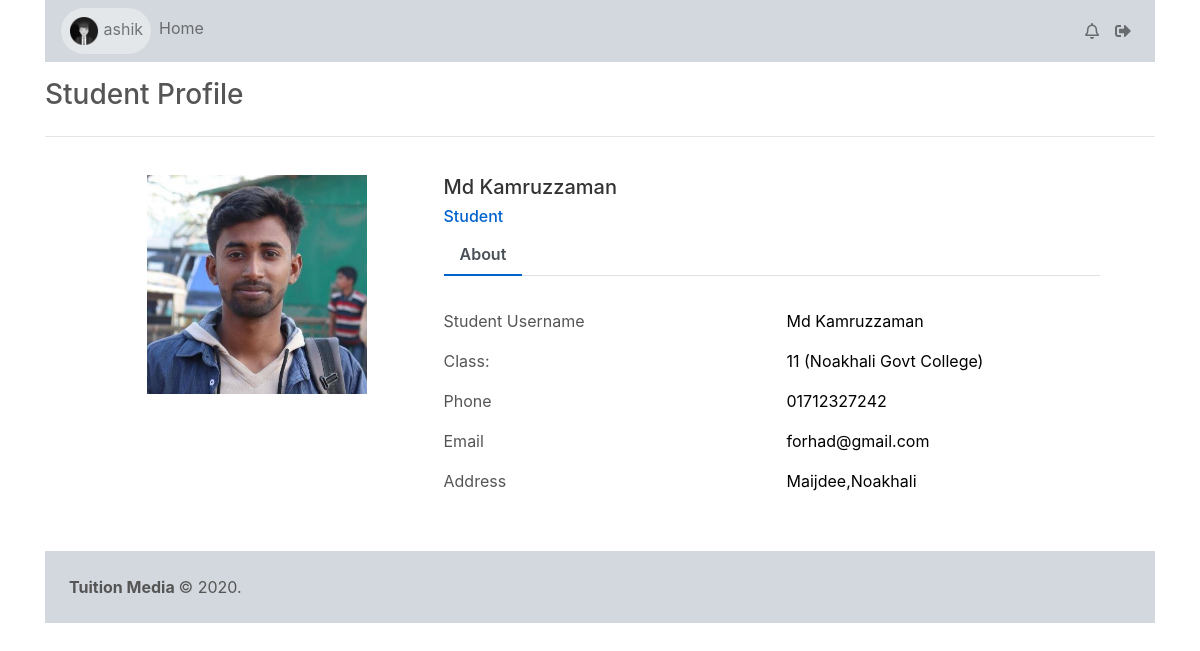
/teacher/view_profile.php?username=forhad (signed in), run on the app's committed database.
### tables this page shows
CREATE TABLE `student` (
  `id` int(11) NOT NULL,
  `username` varchar(25) NOT NULL,
  `name` varchar(255) DEFAULT NULL,
  `phone` varchar(15) NOT NULL,
  `email` varchar(50) DEFAULT NULL,
  `education` varchar(255) DEFAULT NULL,
  `address` varchar(255) DEFAULT NULL,
  `image` varchar(255) DEFAULT NULL,
  `status` varchar(10) NOT NULL
);

### teacher/view_profile.php (the view, shortened to what this page needs)
<?php include "include/header.php" ?>
<?php include "include/navbar.php" ?>
<?php
	if(isset($_GET['username'])){
	$username = $_GET['username'];
		$query1 = "SELECT role FROM users WHERE username = '{$username}'";
		$fetch_data1 = mysqli_query($connection, $query1);
		while($row = mysqli_fetch_assoc($fetch_data1)){
			$role = $row['role'];
		}
		$query = "SELECT * FROM {$role} WHERE username = '{$username}'";
		$fetch_data = mysqli_query($connection, $query);
		while($row = mysqli_fetch_assoc($fetch_data)){
			$name = $row['name'];
			$email = $row['email'];
			$phone = $row['phone'];
			$image = $row['image'];
			if($role == 'student'){
				$profession = $row['education'];
			}
			else{
				$profession = $row['profession'];
			}
			$address = $row['address'];
?>
<div class="row">
	<div class="col-sm-6"><h3><?php
									if($role == 'student'){
										echo "Student";
									}
									else{
										echo "Parents";
									}
								?> Profile</h3></div>
</div>
<hr>
<div class="container emp-profile">
	<form method="post">
		<div class="row">
			<div class="col-md-4">
				<div class="profile-img">
					<img src="../<?php echo $image ?>" alt=""/>
				</div>
			</div>
			<div class="col-md-8">
				<div class="profile-head">
							<h5><?php echo $name ?></h5>
							<h6><?php
									if($role == 'student'){
										echo "Student";
									}
									else{
										echo "Parents";
									}
								?>
							</h6>
					<ul class="nav nav-tabs" id="myTab" role="tablist">
						<li class="nav-item">
							<a class="nav-link active" id="home-tab" data-toggle="tab" href="#home" role="tab" aria-controls="home" aria-selected="true">About</a>
						</li>
					</ul>
				</div>
				 <div class="row">
					<div class="col-md-6">
						<label>Student Username</label>
					</div>
					<div class="col-md-6">
						<p><?php echo $name ?></p>
					</div>
				</div>
				<div class="row">
					<div class="col-md-6">
						<?php if($role == 'student'){ ?>
							<label>Class:</label>
						<?php } else {?>
							<label>Profession:</label>
						<?php } ?>
					</div>
					<div class="col-md-6">
						<p><?php echo $profession ?></p>
					</div>
				</div>
				<div class="row">
					<div class="col-md-6">
						<label>Phone</label>
					</div>
					<div class="col-md-6">
						<p><?php echo $phone ?></p>
					</div>
				</div>
				<div class="row">
					<div class="col-md-6">
						<label>Email</label>
					</div>
					<div class="col-md-6">
						<p><?php echo $email ?></p>
					</div>
				</div>
				<div class="row">
					<div class="col-md-6">
						<label>Address</label>
					</div>
					<div class="col-md-6">
						<p><?php echo $address ?></p>
					</div>
				</div>
			</div>
		</div>
	</form>
</div>
<?php
		}
	}
?>
<?php include "include/footer.php" ?>

### css/navbar-fixed.css (style rules this page uses)
html, body { height: 100%; }

### css/style_teacher.css (style rules this page uses)
body { color:#555555; }
p { color:#000; }
.emp-profile { padding: 2% 5% 2% 5%; border-radius: 0.5rem; background: #fff; }
.profile-img { text-align: center; }
.profile-img img { width: 70%; height: 100%; }
.profile-head h5 { color: #333; }
.profile-head h6 { color: #0062cc; }
.profile-head .nav-tabs { margin-bottom: 5%; }
.profile-head .nav-tabs .nav-link { font-weight: 600; border: none; }
.profile-head .nav-tabs .nav-link.active { border: none; border-bottom: 2px solid #0062cc; }

### data on the page
student: image (picture), name "Md Kamruzzaman", education "11 (Noakhali Govt College)", phone "01712327242", email "forhad@gmail.com", address "Maijdee,Noakhali"

### other printed values
$_SESSION['tmusername'] "ashik"
